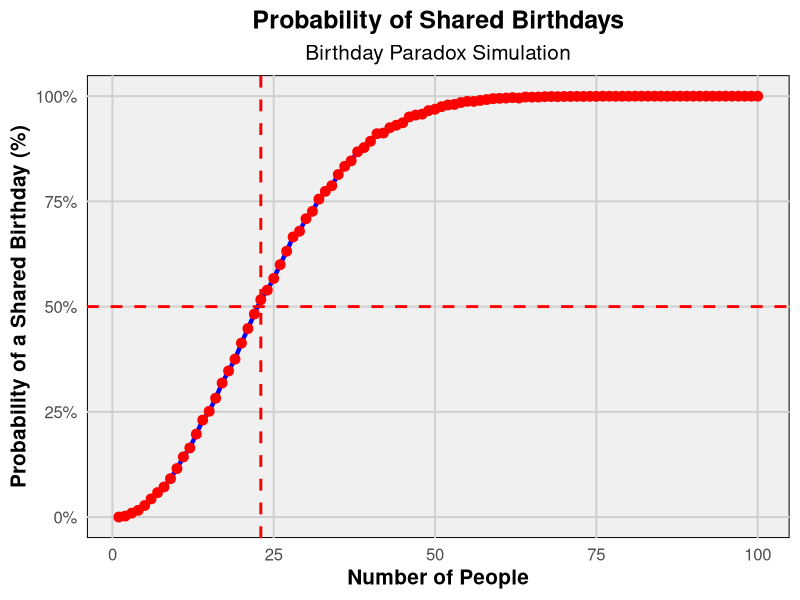

Reproduce this figure in R.
# Load necessary libraries
library(ggplot2)
library(ggthemes)

# Function to simulate the Birthday Paradox
simulate_birthday_paradox <- function(num_people, num_simulations) {
  has_shared_birthday <- function(num_people) {
    birthdays <- sample(1:365, num_people, replace = TRUE)
    return(any(duplicated(birthdays)))
  }
  
  results <- replicate(num_simulations, has_shared_birthday(num_people))
  probability <- mean(results)
  
  return(probability)
}

# Function to generate random birthdates and highlight matches
generate_birthdates <- function(num_people) {
  months <- c("January", "February", "March", "April", "May", "June", 
              "July", "August", "September", "October", "November", "December")
  month_days <- c(31, 28, 31, 30, 31, 30, 31, 31, 30, 31, 30, 31)
  birthdates <- sample(1:365, num_people, replace = TRUE)
  date_names <- sapply(birthdates, function(x) {
    cum_days <- cumsum(month_days)
    month <- months[which(x <= cum_days)[1]]
    day <- ifelse(which(x <= cum_days)[1] == 1, x, x - cum_days[which(x <= cum_days)[1] - 1])
    return(paste(month, day))
  })
  unique_dates <- unique(date_names)
  duplicated_dates <- unique(date_names[duplicated(date_names)])
  
  cat("Randomly generated birthdates:\n")
  for (i in 1:num_people) {
    if (date_names[i] %in% duplicated_dates) {
      cat("*", date_names[i], "(duplicate)\n")
    } else {
      cat(date_names[i], "\n")
    }
  }
}

# Function to plot the Birthday Paradox probability
plot_birthday_paradox <- function(max_people, num_simulations) {
  people <- 1:max_people
  probabilities <- sapply(people, function(p) simulate_birthday_paradox(p, num_simulations))
  
  df <- data.frame(People = people, Probability = probabilities * 100)
  
  ggplot(df, aes(x = People, y = Probability)) +
    geom_line(color = "blue", size = 1.5) +
    geom_point(color = "red", size = 3) +
    geom_hline(yintercept = 50, linetype = "dashed", color = "red", size = 1) +
    geom_vline(xintercept = 23, linetype = "dashed", color = "red", size = 1) +
    scale_y_continuous(labels = function(x) paste0(x, "%")) +
    labs(title = "Probability of Shared Birthdays",
         subtitle = "Birthday Paradox Simulation",
         x = "Number of People",
         y = "Probability of a Shared Birthday (%)") +
    theme_minimal(base_size = 15) +
    theme(
      plot.title = element_text(hjust = 0.5, face = "bold"),
      plot.subtitle = element_text(hjust = 0.5),
      axis.title.x = element_text(face = "bold"),
      axis.title.y = element_text(face = "bold"),
      panel.background = element_rect(fill = "#f0f0f0"),
      panel.grid.major = element_line(color = "#d0d0d0"),
      panel.grid.minor = element_blank()
    )
}

# Example usage
num_people <- 23
num_simulations <- 10000

# Print random birthdates with duplicates highlighted
generate_birthdates(num_people)

# Plot the probability curve
plot_birthday_paradox(100, num_simulations)
